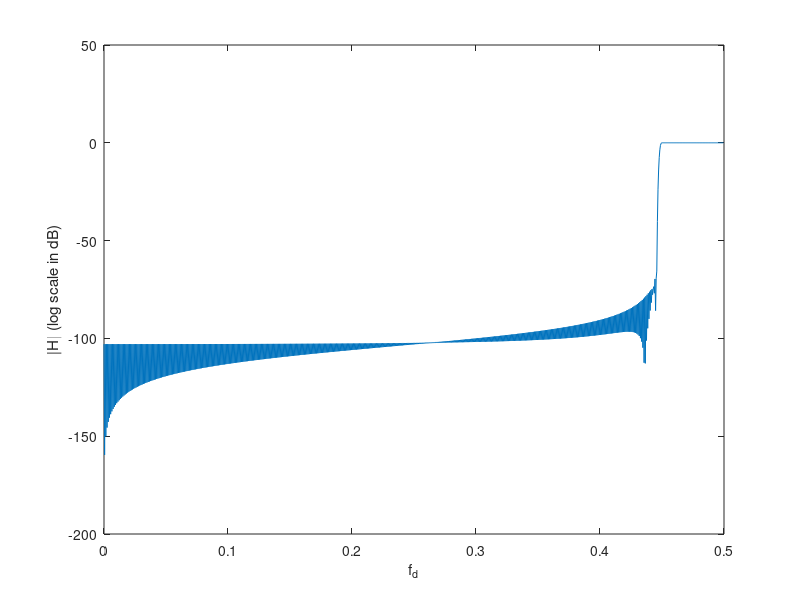
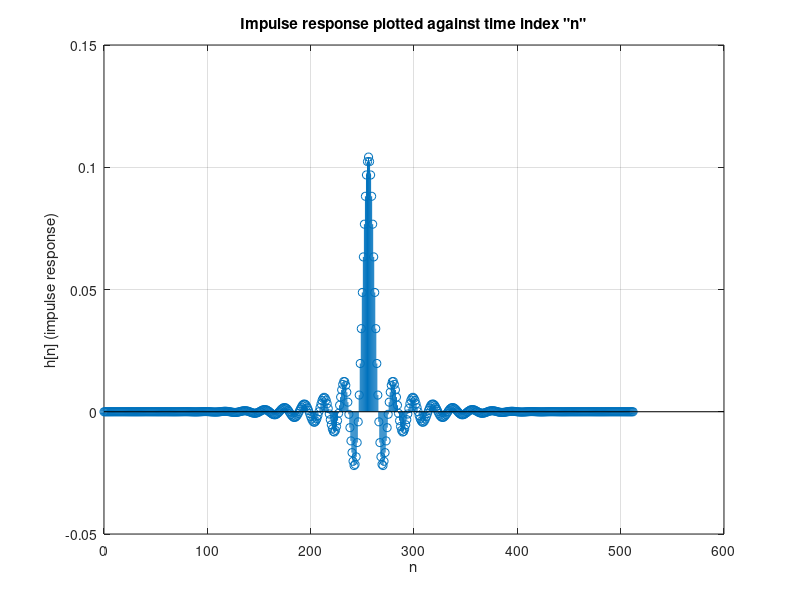
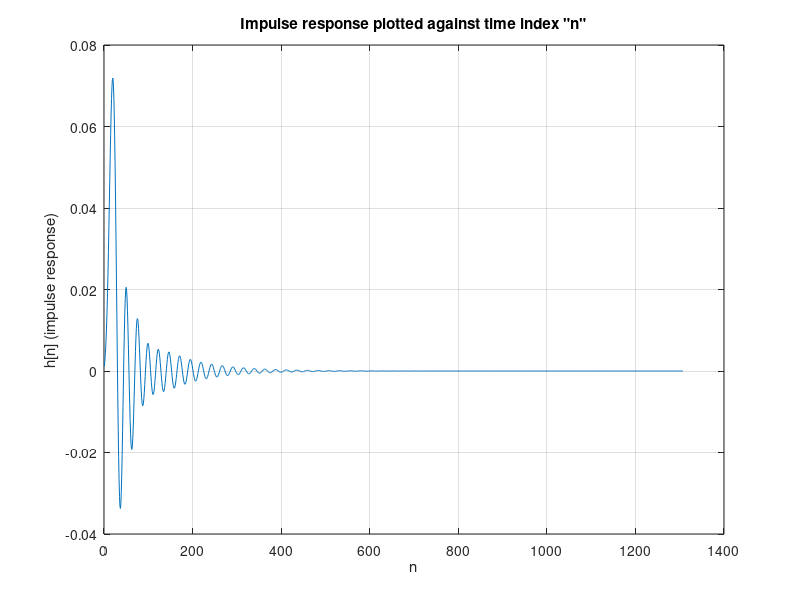
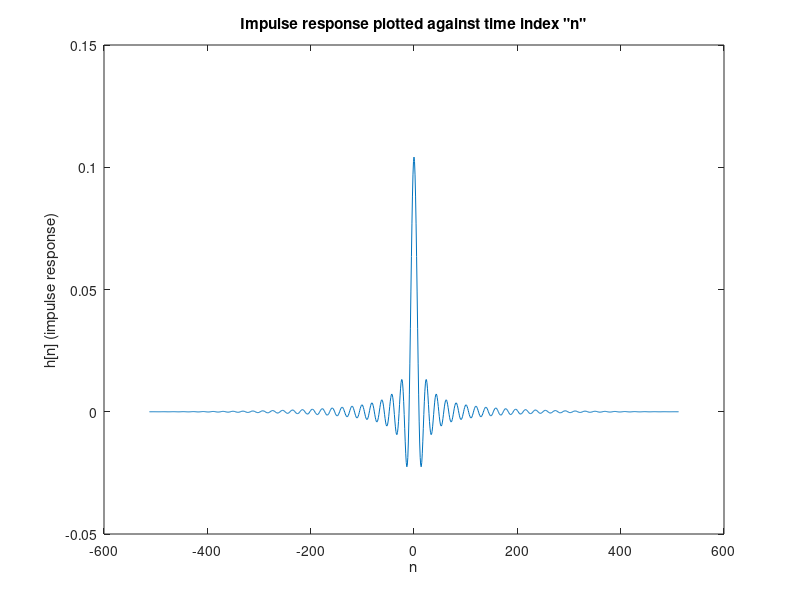

Source code (MATLAB) for these figures, in order: (Note: this script raises an error after producing the figures.)
%% File Description
% Created by: Brian Wang
% Student ID: a1798086
% Date Created: 29/10/2021 (DD/MM/YYYY)
% Date Last Modified: 30/10/2021

% This file contains instantiation of a kaiser window filder, an FIR 
% filter using the Parks-McClellan method, and an elliptic filter. Filter
% comparisons are made in section e.
% 
% Please contact me for the problems as I cannot release assignment pdf, 
% they are IP of the University of Adelaide.


%% Q1a - Kaiser filter
fc = 0.052083; % set ideal filter cut-off, adjust if necessary
M = 512;     % set half filter length, adjust if necessary
beta = 6.20426;   % kaiser window parameter; adjust if necessary
n = -M:M;
N = 2*M+1;  % N = 2M+1
hd = 2*fc*sinc(2*fc*n); % ideal impulse response
win_kaiser = window(@kaiser, N, beta); % This is the window
h = hd.*win_kaiser'; % designed filter time domain
[H,ff] = freqz(h,1,1024,1); % designed filter in freq domain

figure(5);
plot(ff, 20*log10(abs(H))); 
grid on;
xlabel('f_d');
ylabel('|H| (log scale in dB)');
title('Magnitude response - kaiser');

figure(10);
plot(n, h);
xlabel('n');
ylabel('h[n] (impulse response)');
title('Impulse response plotted against time index "n"');


%% Q1b - Parks-McClellan method
% impulse response

fp = 2000/48000;
fs = 3000/48000;
N = 512;
h = firpm(N, [0 fp fs 0.5]*2, [1 1 0 0]);

figure(7);
stem(0:N,h); 
grid on;
xlabel('n');
ylabel('h[n] (impulse response)');
title('Impulse response plotted against time index "n"');

% frequency response

figure(14);
[H, ff] = freqz(h,1,2048,1);
plot(ff, 20*log10(abs(H)));
grid on;
xlabel('f_d');
ylabel('|H| (log scale in dB)');
title('Magnitude response - PM');


%% Q1c - Elliptic Filters
N = 512;
Ap = 1; % passband ripple = 1dB as per question
As = 60; % stopband attenuation  =60dB
fp = 2000/48000;
fs = 3000/48000;

[N,Wn] = ellipord(2*fp, 2*fs, Ap, As);
[num,den] = ellip(N,Ap,As,Wn);

figure(16);
[H,ff] = freqz(num,den,512,1);
plot(ff, 20*log10(abs(H)));
grid on;
xlabel('f_d');
ylabel('|H| (log scale in dB');
title('Magnitude response - Elliptic IIR Filter');

figure(8);
[H,T] = impz(num,den);
plot(T,H);
grid on;
xlabel('n');
ylabel('h[n] (impulse response)');
title('Impulse response plotted against time index "n"');


%% Q1e - filter comparisons
fc = 0.052083; % set ideal filter cut-off, adjust if necessary
M = 512;     % set half filter length, adjust if necessary
beta = 6.20426;   % kaiser window parameter; adjust if necessary
n = -M:M;
N = 2*M+1;  % N = 2M+1
hd = 2*fc*sinc(2*fc*n); % ideal impulse response
win_kaiser = window(@kaiser, N, beta); % This is the window
h = hd.*win_kaiser'; % designed filter time domain
[H,ff] = freqz(h,1,1024,1); % designed filter in freq domain

h_hp = h.*((-1).^(linspace(1,2*M+1,2*M+1)));
[H_hp,ff] = freqz(h_hp,1,1024,1);

figure(5);
plot(ff, 20*log10(abs(H_hp)));
xlabel('f_d');
ylabel('|H| (log scale in dB)');
title('Magnitude response - kaiser', 'This is now high-pass as per question');

figure(10);
plot(n, h_hp);
xlabel('n');
ylabel('h[n] (impulse response)');
title('Impulse response plotted against time index "n"');